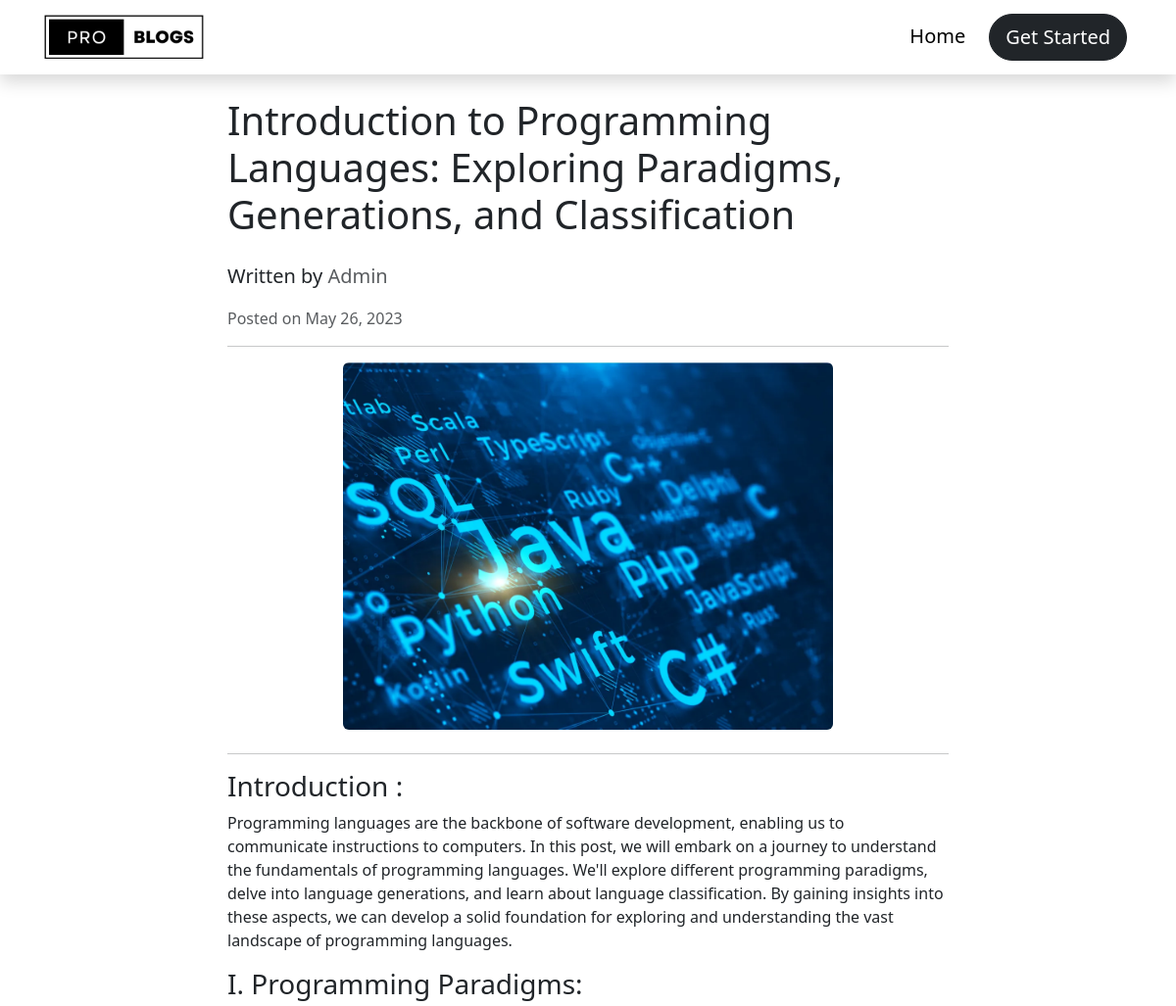
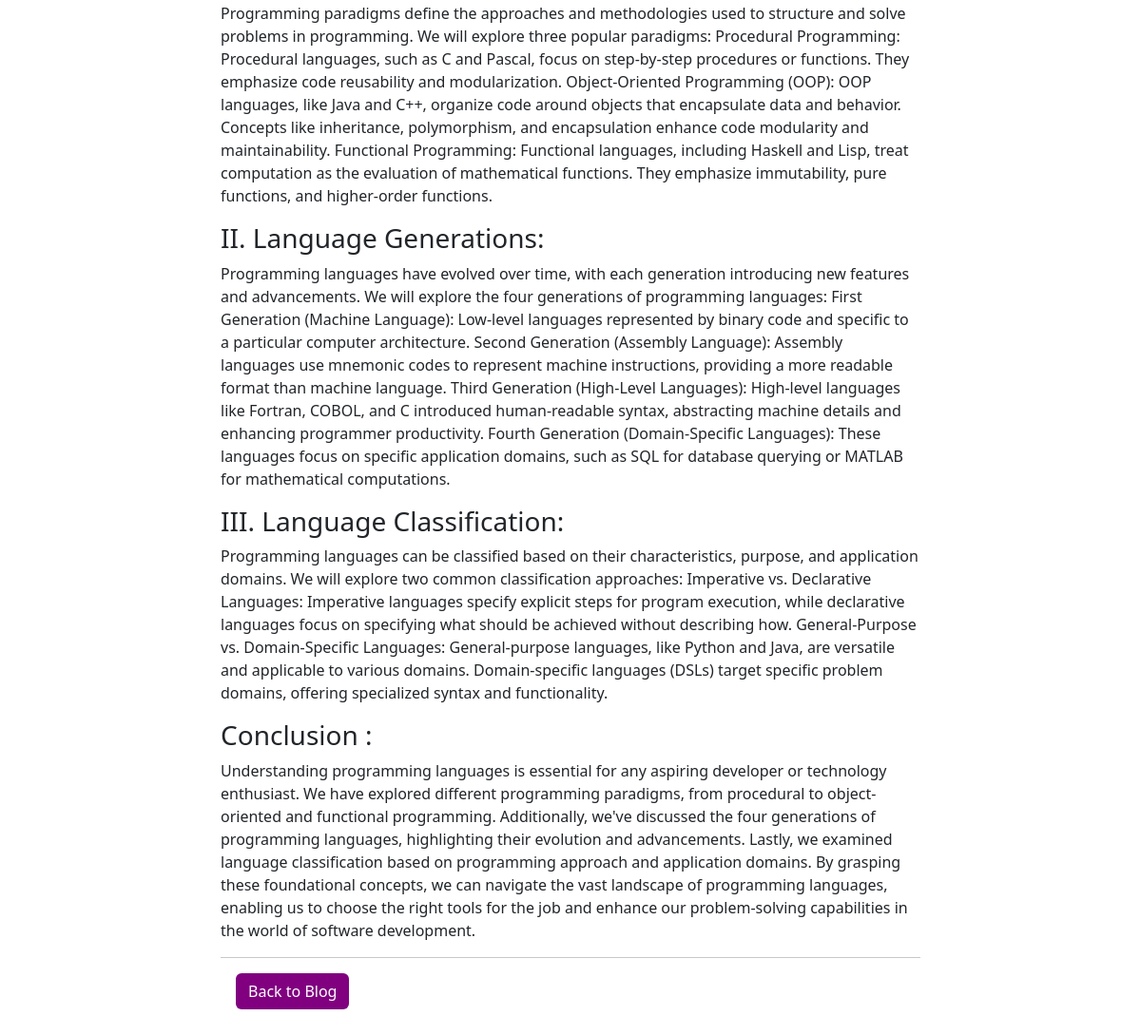
The app's page /blogs/prog-lang-intro with its own data (2 pictures, top to bottom).
### blogs/models.py (models this page shows, shortened)
class Post(models.Model):
    post_id = models.IntegerField(primary_key=True)
    title = models.CharField(max_length=100)
    content = HTMLField()
    post_url = models.CharField(max_length=200)
    likes = models.ManyToManyField(User, related_name='blogs_post')
    category_name = models.ForeignKey(Category, on_delete=models.CASCADE)
    image_post = models.ImageField(upload_to='post/')
    post_author = models.CharField(max_length=100, default='Admin')
    post_created_at = models.DateField(auto_now_add=True)

### blogs/views.py (the view)
# urls.py: path('blogs/<slug:url>', views.post, name='post'),
def post(request, url):
    post = Post.objects.get(post_url = url)
    total_likes = post.likes.count()
    post_data = {
        'post' : post,
        'total_likes' : total_likes,
    }
    return render(request, 'blogs/posts.html', post_data)

### templates/blogs/posts.html (shortened to what this page needs)
{% extends 'blogs/base.html' %}
{% load static %}
{% block content %}
<div class="container">
    <div class="row">
        <div class="col-md-8 offset-md-2">
            <h1 class="my-4">{{post.title | safe}}</h1>
            <p class="lead">Written by <span class="text-muted">{{post.post_author | safe}}</span></p>
            <p class="text-muted">Posted on {{post.post_created_at}}</p>
            <hr>
            <img src="/media/{{post.image_post}}" class="img-fluid rounded mb-4 mx-auto d-block" alt="{{post.title}} Image" style="width:500px; height: auto;">
            <hr>
            <p>{{post.content | safe}}</p>
            <hr>
            <div class="mt-auto mb-3 mx-3 my-3">
            <a href="/" class="btn btn-purple mb-5">Back to Blog</a>
        </div>
    </div>
</div>
{%endblock%}

### blogs/static/css/style.css (style rules this page uses)
body { padding-top: 75px; }

### templates/blogs/posts.html (style rules this page uses)
.btn-purple { background-color: purple; color: white; transition: background-color 0.3s, color 0.3s; }

### records on screen
Post: title "Introduction to Programming Languages: Exploring Paradigms, Generations, and Classification", post_author "Admin", post_created_at "May 26, 2023", image_post (picture), content "Introduction : Programming languages are the backbone of software development, enabling us to communicate instructions to computers. In this post, we will embark on a journey to understand the fundamentals of programming languages. We'll explore different programming paradigms, delve into language generations, and learn about language classification. By gaining insights into these aspects, we can develop a solid foundation for exploring and understanding the vast landscape of programming languages. I. Programming Paradigms: Programming paradigms define the approaches and methodologies used to structure and solve problems in programming. We will explore three popular paradigms: Procedural…"
